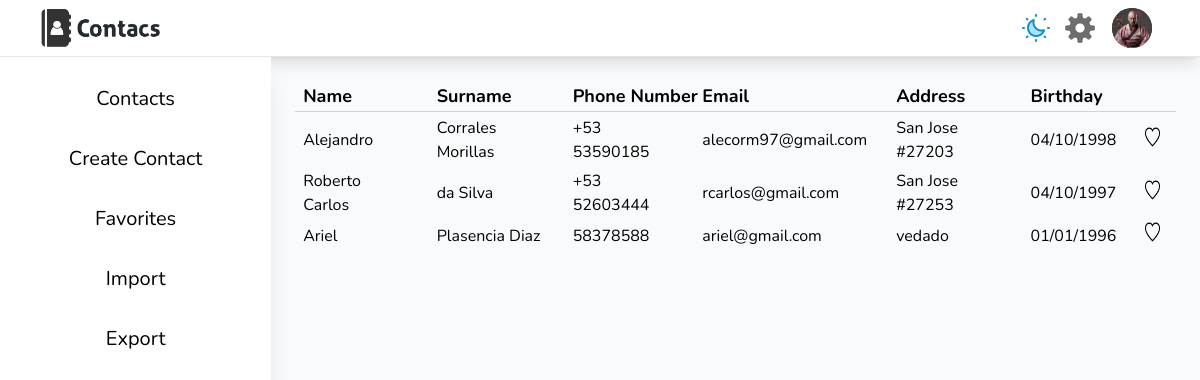
Page /favorites (signed in) on the committed database.
### tables this page shows
CREATE TABLE contacts (
id INTEGER PRIMARY KEY AUTOINCREMENT,
user_id INTEGER,
name TEXT NOT NULL,
lastname TEXT,
phonenumber NUMERIC NOT NULL,
email TEXT,
address TEXT,
birthday TEXT,
favorite BOOLEAN DEFAULT 0,
FOREIGN KEY(user_id) REFERENCES users(id)
);

### app.py (the view, shortened to what this page needs)
@app.route("/favorites", methods=["GET", "POST"])
@login_required
def favorites():
    if request.method == "GET":
        user_id = session["user_id"]
        contacts_data = db.execute("SELECT * FROM contacts WHERE user_id = ? AND favorite = 1", user_id)
        contacts = []
        for contact in contacts_data:
            contact_dict = {
                "id": contact["id"],
                "name": contact["name"],
                "lastname": contact["lastname"],
                "phonenumber": contact["phonenumber"],
                "email": contact ["email"],
                "address": contact["address"],
                "birthday": contact["birthday"],
            }
            contacts.append(contact_dict)
        return render_template("favorites.html", contacts = contacts)

### helpers.py (called while the page is built)
def login_required(f):
    @wraps(f)
    def decorated_function(*args, **kwargs):
        if session.get("user_id") is None:
            return redirect("/login")
        return f(*args, **kwargs)
    return decorated_function

### templates/favorites.html (shortened to what this page needs)
{% extends "layout.html" %}
{% block main %}
    <div class="flex min-h-screen" id="mainContent">
        <div class="bg-white min-h-screen w-72 pt-4 shadow-xl">
            <div class="text-center text-xl text-black py-3 mb-2 hover:bg-gray-200 hover:shadow-inner"><a href="/">Contacts</a></div>
            <div class="text-center text-xl text-black py-3 mb-2 hover:bg-gray-200 hover:shadow-inner"><a href="/new_contact">Create Contact</a></div>
            <div class="text-center text-xl text-black py-3 mb-2 hover:bg-gray-200 hover:shadow-inner"><a href="/favorites">Favorites</a></div>
            <div class="text-center text-xl text-black py-3 mb-2 hover:bg-gray-200 hover:shadow-inner">Import</div>
            <div class="text-center text-xl text-black py-3 mb-2 hover:bg-gray-200 hover:shadow-inner">Export</div>
        </div>
        <div class="flex grow">
            <div class="mx-auto p-4">
                {% if contacts %}
                    <div class="p-2 ">
                        <table class="table-auto">
                            <thead>
                                <tr class="border-b border-gray-300 text-left text-lg">
                                    <th class="pl-2">
                                        Name
                                    </th>
                                    <th class="pl-2">
                                        Surname
                                    </th>
                                    <th>
                                        Phone Number
                                    </th>
                                    <th>
                                        Email
                                    </th>
                                    <th>
                                        Address
                                    </th>
                                    <th>
                                        Birthday
                                    </th>
                                </tr>
                            </thead>
                            <tbody>
                                {% for contact in contacts %}
                                    <tr class="rounded-md hover:shadow-inner cursor-pointer">
                                        <td class="pe-7 pt-1 pl-2">{{ contact.name }}</td>
                                        <td class="pe-7 pt-1 pl-2">{{ contact.lastname }}</td>
                                        <td class="pe-7 pt-1">{{ contact.phonenumber }}</td>
                                        <td class="pe-7 pt-1">{{ contact.email }}</td>
                                        <td class="pe-7 pt-1">{{ contact.address }}</td>
                                        <td class="pe-7 pt-1">{{ contact.birthday }}</td>
                                        <td class="pe-4 pt-1">
                                            <form action="/favorites" method="post">
                                                <button type="submit"><img src="/static/img/favorito.png" class="h-5 w-5"></button>
                                            </form>
                                        </td>
                                    </tr>
                                {% endfor %}
                            </tbody>
                        </table>
                    </div>
                {% else %}
                    <div class="flex flex-col space-y-4 items-center">
                        <p class="text-4xl mt-4">NO FAVORITES YET</p>
                    </div>
                {% endif %}
            </div>
        </div>
    </div>
{% endblock %}

### static/styles.css (style rules this page uses)
html { line-height: 1.5; -webkit-text-size-adjust: 100%; -moz-tab-size: 4; -o-tab-size: 4; tab-size: 4; font-family: ui-sans-serif, system-ui, -apple-system, BlinkMacSystemFont, "Segoe UI", Roboto, "Helvetica Neue", Arial, "Noto Sans", sans-serif, "Apple Color Emoji", "Segoe UI Emoji", "Segoe UI Symbol", "Noto Color Emoji"; font-feature-settings: normal; font-variation-settings: normal; }
body { margin: 0; line-height: inherit; }
a { color: inherit; text-decoration: inherit; }
table { text-indent: 0; border-color: inherit; border-collapse: collapse; }
button, input, optgroup, select, textarea { font-family: inherit; font-feature-settings: inherit; font-variation-settings: inherit; font-size: 100%; font-weight: inherit; line-height: inherit; color: inherit; margin: 0; padding: 0; }
button, select { text-transform: none; }
button, [type='button'], [type='reset'], [type='submit'] { -webkit-appearance: button; background-color: transparent; background-image: none; }
button, [role="button"] { cursor: pointer; }
img, svg, video, canvas, audio, iframe, embed, object { display: block; vertical-align: middle; }
img, video { max-width: 100%; height: auto; }
html { font-family: 'Nunito', sans-serif; }
.mx-auto { margin-left: auto; margin-right: auto; }
.mb-2 { margin-bottom: 0.5rem; }
.flex { display: flex; }
.h-5 { height: 1.25rem; }
.h-full { height: 100%; }
.min-h-screen { min-height: 100vh; }
.w-5 { width: 1.25rem; }
.w-72 { width: 18rem; }
.grow { flex-grow: 1; }
.table-auto { table-layout: auto; }
.cursor-pointer { cursor: pointer; }
.rounded-md { border-radius: 0.375rem; }
.border-b { border-bottom-width: 1px; }
.border-gray-300 { --tw-border-opacity: 1; border-color: rgb(209 213 219 / var(--tw-border-opacity)); }
.bg-gray-50 { --tw-bg-opacity: 1; background-color: rgb(249 250 251 / var(--tw-bg-opacity)); }
.bg-white { --tw-bg-opacity: 1; background-color: rgb(255 255 255 / var(--tw-bg-opacity)); }
.p-2 { padding: 0.5rem; }
.p-4 { padding: 1rem; }
.py-3 { padding-top: 0.75rem; padding-bottom: 0.75rem; }
.pe-4 { -webkit-padding-end: 1rem; padding-inline-end: 1rem; }
.pe-7 { -webkit-padding-end: 1.75rem; padding-inline-end: 1.75rem; }
.pl-2 { padding-left: 0.5rem; }
.pt-1 { padding-top: 0.25rem; }
.pt-4 { padding-top: 1rem; }
.text-left { text-align: left; }
.text-center { text-align: center; }
.text-lg { font-size: 1.125rem; line-height: 1.75rem; }
.text-xl { font-size: 1.25rem; line-height: 1.75rem; }
.text-black { --tw-text-opacity: 1; color: rgb(0 0 0 / var(--tw-text-opacity)); }
.shadow-xl { --tw-shadow: 0 20px 25px -5px rgb(0 0 0 / 0.1), 0 8px 10px -6px rgb(0 0 0 / 0.1); --tw-shadow-colored: 0 20px 25px -5px var(--tw-shadow-color), 0 8px 10px -6px var(--tw-shadow-color); box-shadow: var(--tw-ring-offset-shadow, 0 0 #0000), var(--tw-ring-shadow, 0 0 #0000), var(--tw-shadow); }

### rows in the picture
contacts: name "Alejandro", lastname "Corrales Morillas", phonenumber "+53 53590185", email "alecorm97@gmail.com", address "San Jose #27203", birthday "04/10/1998"
contacts: name "Roberto Carlos", lastname "da Silva", phonenumber "+53 52603444", email "rcarlos@gmail.com", address "San Jose #27253", birthday "04/10/1997"
contacts: name "Ariel", lastname "Plasencia Diaz", phonenumber "58378588", email "ariel@gmail.com", address "vedado", birthday "01/01/1996"
